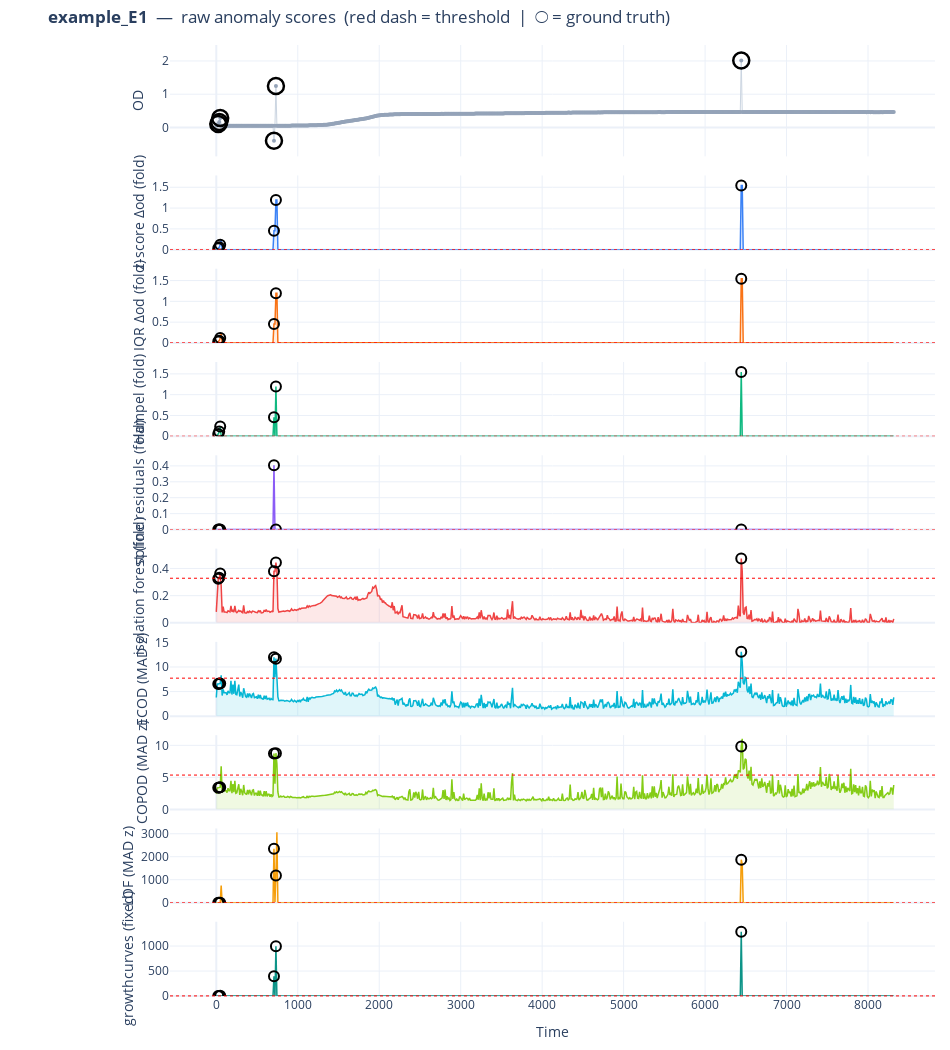

The code cell stored with this chart in its notebook:
### Markdown cell above
### 8 · Anomaly scores per method

Each method row shows the raw anomaly score (MAD z-score units) across time.  
**Red dashed line** = threshold (3.5). **○** = ground truth outlier position.

### Code cell
# Threshold k and type per method
# "fold"  → thresh = k × median(scores)         (sparse/heavy-tailed)
# "mad"   → thresh = median + k × 1.4826 × MAD  (shift-distributed)
# "fixed" → thresh = k                           (interpretable fixed units)
THRESH = {
    "z-score Δod":      ("fold",  8.0),
    "IQR Δod":          ("fold",  8.0),
    "Hampel":           ("fold",  8.0),
    "spline residuals": ("fold",  8.0),
    "isolation forest": ("fold",  10.0),
    "ECOD":             ("mad",   3.5),
    "COPOD":            ("mad",   3.5),
    "LOF":              ("mad",   3.5),
    "growthcurves":     ("fixed", 1.5),  # 1.5 × IQR fence (Tukey default)
}
NOISE_PCT = 50


def _hex_to_rgba(hex_color, alpha=0.12):
    h = hex_color.lstrip("#")
    r, g, b = int(h[0:2], 16), int(h[2:4], 16), int(h[4:6], 16)
    return f"rgba({r},{g},{b},{alpha})"


def _thresh_value(scores, thresh_type, k):
    if thresh_type == "fold":
        noise = np.percentile(scores, NOISE_PCT)
        return k * noise
    elif thresh_type == "fixed":
        return k
    else:  # "mad"
        med = np.median(scores)
        mad = np.median(np.abs(scores - med))
        return med + k * 1.4826 * mad


def _sc_diff(t, od):
    return np.abs(np.diff(od, prepend=od[0]))

def _sc_iqr_diff(t, od):
    d = np.diff(od, prepend=od[0])
    return np.abs(d - np.median(d))

def _sc_hampel(t, od, window=15):
    n, half = len(od), window // 2
    raw = np.empty(n)
    for i in range(n):
        nb = od[max(0, i - half): min(n, i + half + 1)]
        raw[i] = abs(od[i] - np.median(nb))
    return raw

def _sc_spline(t, od):
    from growthcurves.non_parametric import fit_spline
    from growthcurves.models import spline_from_params
    result = fit_spline(t, od, smooth="fast")
    if result is None:
        return np.zeros(len(t))
    spl = spline_from_params(result["params"])
    return np.abs(od - np.exp(spl(t)))

def _sc_iforest(t, od):
    from sklearn.ensemble import IsolationForest
    d = np.diff(od, prepend=od[0])
    X = np.column_stack([od, d])
    clf = IsolationForest(n_estimators=200, contamination="auto", random_state=42)
    clf.fit(X)
    raw = -clf.score_samples(X)
    return raw - raw.min()

def _sc_ecod(t, od):
    from pyod.models.ecod import ECOD
    d = np.diff(od, prepend=od[0])
    X = np.column_stack([od, d])
    clf = ECOD(); clf.fit(X)
    return clf.decision_scores_

def _sc_copod(t, od):
    from pyod.models.copod import COPOD
    d = np.diff(od, prepend=od[0])
    X = np.column_stack([od, d])
    clf = COPOD(); clf.fit(X)
    return clf.decision_scores_

def _sc_lof(t, od):
    from pyod.models.lof import LOF
    d = np.diff(od, prepend=od[0])
    X = np.column_stack([od, d])
    clf = LOF(); clf.fit(X)
    return clf.decision_scores_

def _sc_growthcurves(t, od, window_size=15):
    """Distance beyond the IQR fence, in IQR units (0 for inliers)."""
    n = len(od)
    half = window_size // 2
    raw = np.zeros(n)
    for i in range(n):
        win = od[max(0, i - half): min(n, i + half + 1)]
        q1 = np.nanquantile(win, 0.25)
        q3 = np.nanquantile(win, 0.75)
        iqr = q3 - q1
        if iqr > 1e-12:
            raw[i] = max(od[i] - q3, q1 - od[i], 0.0) / iqr
    return raw

SCORERS = {
    "z-score Δod":      _sc_diff,
    "IQR Δod":          _sc_iqr_diff,
    "Hampel":           _sc_hampel,
    "spline residuals": _sc_spline,
    "isolation forest": _sc_iforest,
    "ECOD":             _sc_ecod,
    "COPOD":            _sc_copod,
    "LOF":              _sc_lof,
    "growthcurves":     _sc_growthcurves,
}

# ── Plot ─────────────────────────────────────────────────────────────────────
n_sc        = len(SCORERS)
row_heights = [3] + [2] * n_sc

for cid in traces_df["curve_id"].unique():
    grp  = traces_df[traces_df["curve_id"] == cid]
    t    = grp["t"].to_numpy()
    od   = grp["od"].to_numpy()
    gt_c = gt.loc[grp.index].to_numpy()

    fig = make_subplots(
        rows=1 + n_sc, cols=1,
        shared_xaxes=True,
        row_heights=row_heights,
        vertical_spacing=0.02,
    )

    fig.add_trace(go.Scatter(
        x=t, y=od, mode="lines+markers",
        line=dict(color="#CBD5E1", width=1),
        marker=dict(size=4, color="#94A3B8"),
        showlegend=False,
    ), row=1, col=1)
    if gt_c.any():
        fig.add_trace(go.Scatter(
            x=t[gt_c], y=od[gt_c], mode="markers",
            marker=dict(size=16, symbol="circle-open", color="black", line=dict(width=2.5)),
            showlegend=False,
        ), row=1, col=1)

    for j, (mname, scorer) in enumerate(SCORERS.items()):
        row    = j + 2
        scores = scorer(t, od)
        color  = color_map[mname]
        t_type, k = THRESH[mname]
        thresh = _thresh_value(scores, t_type, k)

        fig.add_trace(go.Scatter(
            x=t, y=scores, mode="lines",
            line=dict(color=color, width=1.5),
            fill="tozeroy", fillcolor=_hex_to_rgba(color),
            showlegend=False,
            hovertemplate=f"{mname}  t=%{{x:.0f}}  score=%{{y:.3g}}"
                          f"  (thresh={thresh:.3g})<extra></extra>",
        ), row=row, col=1)

        fig.add_hline(y=thresh, line=dict(color="red", width=1, dash="dot"),
                      row=row, col=1)

        if gt_c.any():
            fig.add_trace(go.Scatter(
                x=t[gt_c], y=scores[gt_c], mode="markers",
                marker=dict(size=10, symbol="circle-open", color="black", line=dict(width=2)),
                showlegend=False, hoverinfo="skip",
            ), row=row, col=1)

        type_label = {"fold": "fold", "mad": "MAD z", "fixed": "fixed"}[t_type]
        fig.update_yaxes(title_text=f"{mname} ({type_label})", row=row, col=1,
                         title_standoff=4, rangemode="tozero")

    fig.update_yaxes(title_text="OD", row=1, col=1)
    fig.update_xaxes(title_text="Time", row=1 + n_sc, col=1)
    fig.update_layout(
        title=f"<b>{cid}</b>  —  raw anomaly scores  "
              f"(red dash = threshold  |  ○ = ground truth)",
        template="plotly_white",
        height=240 + n_sc * 90,
        width=950,
        showlegend=False,
        margin=dict(t=45, b=35, l=170, r=15),
    )
    fig.show()

### Figure 1 — Plotly figure (JSON) as saved in the notebook; plotly's stock layout.template omitted (floating-point values rounded to 4 significant figures; data arrays with more than 128 entries replaced by an {"elided": "..."} marker saying what was removed)
{"data": [{"line": {"color": "#CBD5E1", "width": 1}, "marker": {"color": "#94A3B8", "size": 4}, "mode": "lines+markers", "showlegend": false, "type": "scatter", "x": {"elided": "694 float values"}, "xaxis": "x", "y": {"elided": "694 float values"}, "yaxis": "y"}, {"marker": {"color": "black", "line": {"width": 2.5}, "size": 16, "symbol": "circle-open"}, "mode": "markers", "showlegend": false, "type": "scatter", "x": [24.0, 36.0, 48.0, 708.0, 732.0, 6444.0], "xaxis": "x", "y": [0.1051, 0.1613, 0.2824, -0.4039, 1.247, 2.012], "yaxis": "y"}, {"fill": "tozeroy", "fillcolor": "rgba(59,130,246,0.12)", "hovertemplate": "z-score Δod  t=%{x:.0f}  score=%{y:.3g}  (thresh=0.0024)<extra></extra>", "line": {"color": "#3B82F6", "width": 1.5}, "mode": "lines", "showlegend": false, "type": "scatter", "x": {"elided": "694 float values"}, "xaxis": "x2", "y": {"elided": "694 float values"}, "yaxis": "y2"}, {"hoverinfo": "skip", "marker": {"color": "black", "line": {"width": 2}, "size": 10, "symbol": "circle-open"}, "mode": "markers", "showlegend": false, "type": "scatter", "x": [24.0, 36.0, 48.0, 708.0, 732.0, 6444.0], "xaxis": "x2", "y": [0.0369, 0.0562, 0.1211, 0.4546, 1.196, 1.545], "yaxis": "y2"}, {"fill": "tozeroy", "fillcolor": "rgba(249,115,22,0.12)", "hovertemplate": "IQR Δod  t=%{x:.0f}  score=%{y:.3g}  (thresh=0.0024)<extra></extra>", "line": {"color": "#F97316", "width": 1.5}, "mode": "lines", "showlegend": false, "type": "scatter", "x": {"elided": "694 float values"}, "xaxis": "x3", "y": {"elided": "694 float values"}, "yaxis": "y3"}, {"hoverinfo": "skip", "marker": {"color": "black", "line": {"width": 2}, "size": 10, "symbol": "circle-open"}, "mode": "markers", "showlegend": false, "type": "scatter", "x": [24.0, 36.0, 48.0, 708.0, 732.0, 6444.0], "xaxis": "x3", "y": [0.0367, 0.056, 0.1209, 0.4548, 1.196, 1.545], "yaxis": "y3"}, {"fill": "tozeroy", "fillcolor": "rgba(16,185,129,0.12)", "hovertemplate": "Hampel  t=%{x:.0f}  score=%{y:.3g}  (thresh=0.0008)<extra></extra>", "line": {"color": "#10B981", "width": 1.5}, "mode": "lines", "showlegend": false, "type": "scatter", "x": {"elided": "694 float values"}, "xaxis": "x4", "y": {"elided": "694 float values"}, "yaxis": "y4"}, {"hoverinfo": "skip", "marker": {"color": "black", "line": {"width": 2}, "size": 10, "symbol": "circle-open"}, "mode": "markers", "showlegend": false, "type": "scatter", "x": [24.0, 36.0, 48.0, 708.0, 732.0, 6444.0], "xaxis": "x4", "y": [0.05605, 0.1126, 0.2337, 0.4546, 1.196, 1.546], "yaxis": "y4"}, {"fill": "tozeroy", "fillcolor": "rgba(139,92,246,0.12)", "hovertemplate": "spline residuals  t=%{x:.0f}  score=%{y:.3g}  (thresh=1.71e-08)<extra></extra>", "line": {"color": "#8B5CF6", "width": 1.5}, "mode": "lines", "showlegend": false, "type": "scatter", "x": {"elided": "694 float values"}, "xaxis": "x5", "y": {"elided": "694 float values"}, "yaxis": "y5"}, {"hoverinfo": "skip", "marker": {"color": "black", "line": {"width": 2}, "size": 10, "symbol": "circle-open"}, "mode": "markers", "showlegend": false, "type": "scatter", "x": [24.0, 36.0, 48.0, 708.0, 732.0, 6444.0], "xaxis": "x5", "y": [6.155e-07, 1.895e-06, 3.478e-06, 0.4039, 1.451e-05, 4.716e-06], "yaxis": "y5"}, {"fill": "tozeroy", "fillcolor": "rgba(239,68,68,0.12)", "hovertemplate": "isolation forest  t=%{x:.0f}  score=%{y:.3g}  (thresh=0.328)<extra></extra>", "line": {"color": "#EF4444", "width": 1.5}, "mode": "lines", "showlegend": false, "type": "scatter", "x": {"elided": "694 float values"}, "xaxis": "x6", "y": {"elided": "694 float values"}, "yaxis": "y6"}, {"hoverinfo": "skip", "marker": {"color": "black", "line": {"width": 2}, "size": 10, "symbol": "circle-open"}, "mode": "markers", "showlegend": false, "type": "scatter", "x": [24.0, 36.0, 48.0, 708.0, 732.0, 6444.0], "xaxis": "x6", "y": [0.3236, 0.3321, 0.3637, 0.3788, 0.4437, 0.4729], "yaxis": "y6"}, {"fill": "tozeroy", "fillcolor": "rgba(6,182,212,0.12)", "hovertemplate": "ECOD  t=%{x:.0f}  score=%{y:.3g}  (thresh=7.73)<extra></extra>", "line": {"color": "#06B6D4", "width": 1.5}, "mode": "lines", "showlegend": false, "type": "scatter", "x": {"elided": "694 float values"}, "xaxis": "x7", "y": {"elided": "694 float values"}, "yaxis": "y7"}, {"hoverinfo": "skip", "marker": {"color": "black", "line": {"width": 2}, "size": 10, "symbol": "circle-open"}, "mode": "markers", "showlegend": false, "type": "scatter", "x": [24.0, 36.0, 48.0, 708.0, 732.0, 6444.0], "xaxis": "x7", "y": [6.54, 6.623, 6.662, 11.99, 11.7, 13.08], "yaxis": "y7"}, {"fill": "tozeroy", "fillcolor": "rgba(132,204,22,0.12)", "hovertemplate": "COPOD  t=%{x:.0f}  score=%{y:.3g}  (thresh=5.36)<extra></extra>", "line": {"color": "#84CC16", "width": 1.5}, "mode": "lines", "showlegend": false, "type": "scatter", "x": {"elided": "694 float values"}, "xaxis": "x8", "y": {"elided": "694 float values"}, "yaxis": "y8"}, {"hoverinfo": "skip", "marker": {"color": "black", "line": {"width": 2}, "size": 10, "symbol": "circle-open"}, "mode": "markers", "showlegend": false, "type": "scatter", "x": [24.0, 36.0, 48.0, 708.0, 732.0, 6444.0], "xaxis": "x8", "y": [3.364, 3.416, 3.458, 8.715, 8.775, 9.814], "yaxis": "y8"}, {"fill": "tozeroy", "fillcolor": "rgba(245,158,11,0.12)", "hovertemplate": "LOF  t=%{x:.0f}  score=%{y:.3g}  (thresh=1.25)<extra></extra>", "line": {"color": "#F59E0B", "width": 1.5}, "mode": "lines", "showlegend": false, "type": "scatter", "x": {"elided": "694 float values"}, "xaxis": "x9", "y": {"elided": "694 float values"}, "yaxis": "y9"}, {"hoverinfo": "skip", "marker": {"color": "black", "line": {"width": 2}, "size": 10, "symbol": "circle-open"}, "mode": "markers", "showlegend": false, "type": "scatter", "x": [24.0, 36.0, 48.0, 708.0, 732.0, 6444.0], "xaxis": "x9", "y": [1.874, 1.237, 2.294, 2348.0, 1187.0, 1868.0], "yaxis": "y9"}, {"fill": "tozeroy", "fillcolor": "rgba(13,148,136,0.12)", "hovertemplate": "growthcurves  t=%{x:.0f}  score=%{y:.3g}  (thresh=1.5)<extra></extra>", "line": {"color": "#0D9488", "width": 1.5}, "mode": "lines", "showlegend": false, "type": "scatter", "x": {"elided": "694 float values"}, "xaxis": "x10", "y": {"elided": "694 float values"}, "yaxis": "y10"}, {"hoverinfo": "skip", "marker": {"color": "black", "line": {"width": 2}, "size": 10, "symbol": "circle-open"}, "mode": "markers", "showlegend": false, "type": "scatter", "x": [24.0, 36.0, 48.0, 708.0, 732.0, 6444.0], "xaxis": "x10", "y": [0.1949, 1.957, 7.086, 394.9, 996.0, 1288.0], "yaxis": "y10"}], "layout": {"height": 1050, "margin": {"b": 35, "l": 170, "r": 15, "t": 45}, "shapes": [{"line": {"color": "red", "dash": "dot", "width": 1}, "type": "line", "x0": 0, "x1": 1, "xref": "x2 domain", "y0": 0.0024, "y1": 0.0024, "yref": "y2"}, {"line": {"color": "red", "dash": "dot", "width": 1}, "type": "line", "x0": 0, "x1": 1, "xref": "x3 domain", "y0": 0.0024, "y1": 0.0024, "yref": "y3"}, {"line": {"color": "red", "dash": "dot", "width": 1}, "type": "line", "x0": 0, "x1": 1, "xref": "x4 domain", "y0": 0.0008, "y1": 0.0008, "yref": "y4"}, {"line": {"color": "red", "dash": "dot", "width": 1}, "type": "line", "x0": 0, "x1": 1, "xref": "x5 domain", "y0": 1.706e-08, "y1": 1.706e-08, "yref": "y5"}, {"line": {"color": "red", "dash": "dot", "width": 1}, "type": "line", "x0": 0, "x1": 1, "xref": "x6 domain", "y0": 0.328, "y1": 0.328, "yref": "y6"}, {"line": {"color": "red", "dash": "dot", "width": 1}, "type": "line", "x0": 0, "x1": 1, "xref": "x7 domain", "y0": 7.725, "y1": 7.725, "yref": "y7"}, {"line": {"color": "red", "dash": "dot", "width": 1}, "type": "line", "x0": 0, "x1": 1, "xref": "x8 domain", "y0": 5.358, "y1": 5.358, "yref": "y8"}, {"line": {"color": "red", "dash": "dot", "width": 1}, "type": "line", "x0": 0, "x1": 1, "xref": "x9 domain", "y0": 1.246, "y1": 1.246, "yref": "y9"}, {"line": {"color": "red", "dash": "dot", "width": 1}, "type": "line", "x0": 0, "x1": 1, "xref": "x10 domain", "y0": 1.5, "y1": 1.5, "yref": "y10"}], "showlegend": false, "title": {"text": "<b>example_E1</b>  —  raw anomaly scores  (red dash = threshold  |  ○ = ground truth)"}, "width": 950, "xaxis": {"anchor": "y", "domain": [0, 1], "matches": "x10", "showticklabels": false}, "xaxis10": {"anchor": "y10", "domain": [0, 1], "title": {"text": "Time"}}, "xaxis2": {"anchor": "y2", "domain": [0, 1], "matches": "x10", "showticklabels": false}, "xaxis3": {"anchor": "y3", "domain": [0, 1], "matches": "x10", "showticklabels": false}, "xaxis4": {"anchor": "y4", "domain": [0, 1], "matches": "x10", "showticklabels": false}, "xaxis5": {"anchor": "y5", "domain": [0, 1], "matches": "x10", "showticklabels": false}, "xaxis6": {"anchor": "y6", "domain": [0, 1], "matches": "x10", "showticklabels": false}, "xaxis7": {"anchor": "y7", "domain": [0, 1], "matches": "x10", "showticklabels": false}, "xaxis8": {"anchor": "y8", "domain": [0, 1], "matches": "x10", "showticklabels": false}, "xaxis9": {"anchor": "y9", "domain": [0, 1], "matches": "x10", "showticklabels": false}, "yaxis": {"anchor": "x", "domain": [0.8829, 1.0], "title": {"text": "OD"}}, "yaxis10": {"anchor": "x10", "domain": [0, 0.0781], "rangemode": "tozero", "title": {"standoff": 4, "text": "growthcurves (fixed)"}}, "yaxis2": {"anchor": "x2", "domain": [0.7848, 0.8629], "rangemode": "tozero", "title": {"standoff": 4, "text": "z-score Δod (fold)"}}, "yaxis3": {"anchor": "x3", "domain": [0.6867, 0.7648], "rangemode": "tozero", "title": {"standoff": 4, "text": "IQR Δod (fold)"}}, "yaxis4": {"anchor": "x4", "domain": [0.5886, 0.6667], "rangemode": "tozero", "title": {"standoff": 4, "text": "Hampel (fold)"}}, "yaxis5": {"anchor": "x5", "domain": [0.4905, 0.5686], "rangemode": "tozero", "title": {"standoff": 4, "text": "spline residuals (fold)"}}, "yaxis6": {"anchor": "x6", "domain": [0.3924, 0.4705], "rangemode": "tozero", "title": {"standoff": 4, "text": "isolation forest (fold)"}}, "yaxis7": {"anchor": "x7", "domain": [0.2943, 0.3724], "rangemode": "tozero", "title": {"standoff": 4, "text": "ECOD (MAD z)"}}, "yaxis8": {"anchor": "x8", "domain": [0.1962, 0.2743], "rangemode": "tozero", "title": {"standoff": 4, "text": "COPOD (MAD z)"}}, "yaxis9": {"anchor": "x9", "domain": [0.0981, 0.1762], "rangemode": "tozero", "title": {"standoff": 4, "text": "LOF (MAD z)"}}}}
